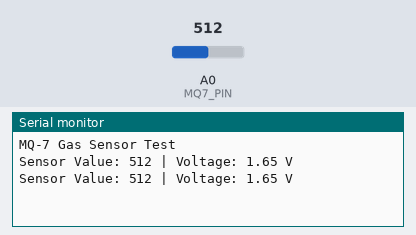
Recording of a sketch running on a simulated Arduino Uno, built with avr-gcc and run on an emulated ATmega328P. Shown: the last lines printed to the serial monitor. The inputs (shaded band) are chosen by the test bench; at power-on: A0 (MQ7_PIN) = 512.

Above: at 1.8 s.
1.9 s: A0 (MQ7_PIN) set to 716
At 2.8 s:
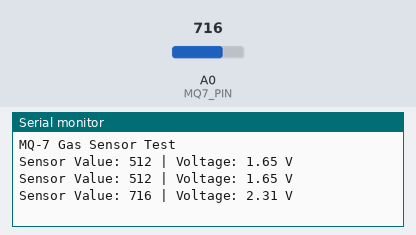
3.4 s: A0 (MQ7_PIN) set to 900
At 4.5 s:
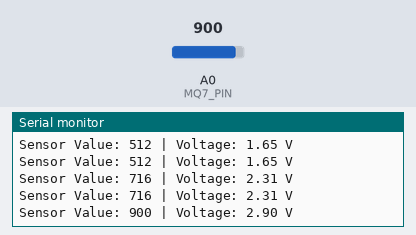
Timing chart, 0 to 6.4 s (numbered marks = the images above; inputs shaded):
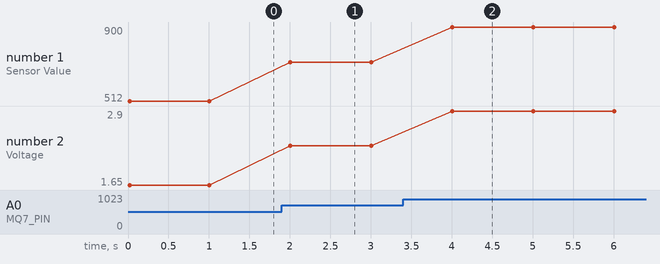

Measured:
- after the input at 1.9 s, the serial monitor: prints a new line after 0.10 s (image 1)
- after the input at 3.4 s, the serial monitor: prints a new line after 0.60 s (image 2)
- plotted number 1: 512 → 716 after the input at 1.9 s, 716 → 900 after the input at 3.4 s
- plotted number 2: 1.65 → 2.31 after the input at 1.9 s, 2.31 → 2.9 after the input at 3.4 s

The sketch:

mq7_analog.ino
```cpp
// Define the analog pin where the MQ-7 sensor is connected
#define MQ7_PIN A0

void setup() {
  // Start serial communication at a baud rate of 9600
  Serial.begin(9600);
  // Wait for the serial port to connect (for debugging)
  while (!Serial) {
    ; // Wait for serial port to connect. Needed for native USB
  }
  Serial.println("MQ-7 Gas Sensor Test");
}

void loop() {
  // Read the analog value from the MQ-7 sensor
  int sensorValue = analogRead(MQ7_PIN);

  // Convert the analog reading (0-1023) to voltage (0-3.3V)
  float voltage = sensorValue * (3.3 / 1023.0);

  // Display the readings
  Serial.print("Sensor Value: ");
  Serial.print(sensorValue);
  Serial.print(" | Voltage: ");
  Serial.print(voltage);
  Serial.println(" V");

  // Wait for 1 second before taking the next reading
  delay(1000);
}
```
